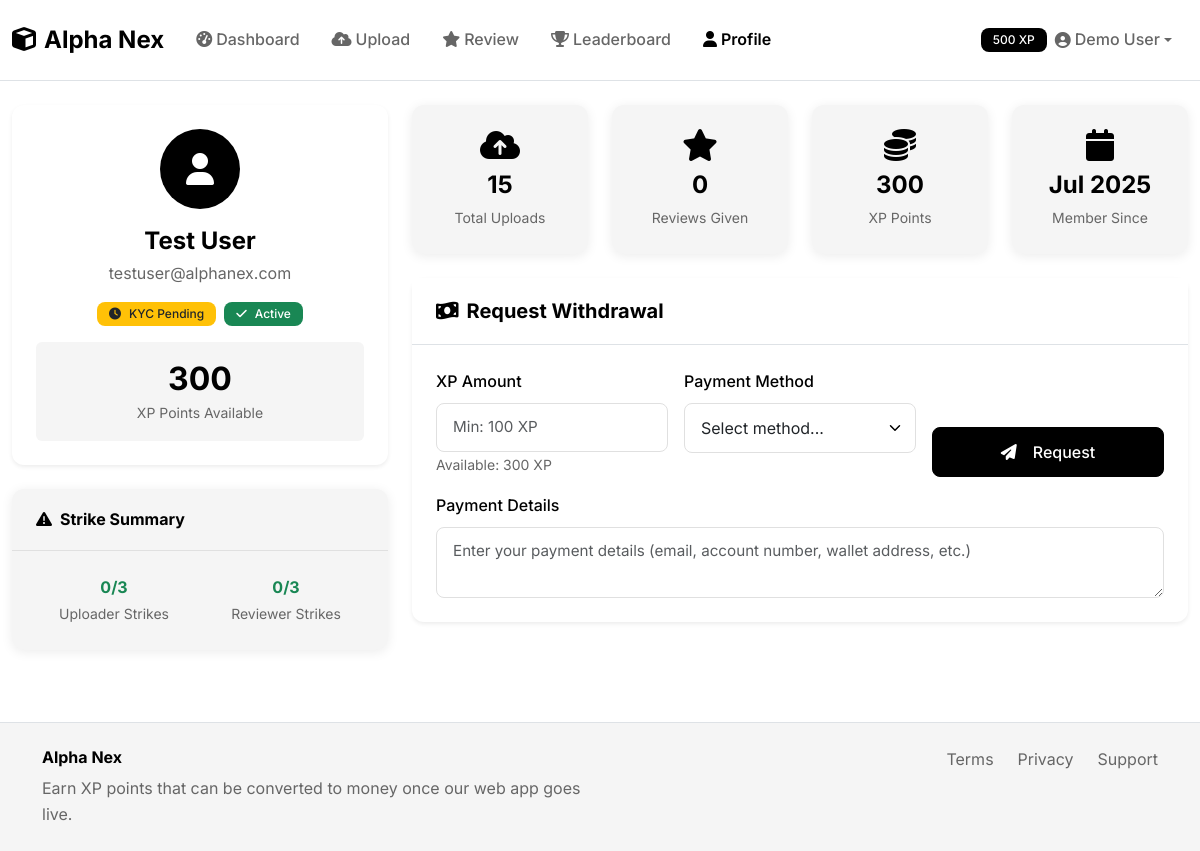
Screenshot of /profile (signed in) with the database file from the repository.
### models.py (models this page shows, shortened)
class User(UserMixin, db.Model):
    id = db.Column(db.Integer, primary_key=True)
    name = db.Column(db.String(100), nullable=False)
    email = db.Column(db.String(120), unique=True, nullable=False)
    password_hash = db.Column(db.String(256), nullable=False)
    is_verified = db.Column(db.Boolean, default=False)
    xp_points = db.Column(db.Integer, default=0)
    uploader_strikes = db.Column(db.Integer, default=0)
    reviewer_strikes = db.Column(db.Integer, default=0)
    is_banned = db.Column(db.Boolean, default=False)
    created_at = db.Column(db.DateTime, default=datetime.utcnow)
    kyc_verified = db.Column(db.Boolean, default=False)
    document_path = db.Column(db.String(255))
    selfie_path = db.Column(db.String(255))
    daily_upload_bytes = db.Column(db.Integer, default=0)
    daily_upload_reset = db.Column(db.DateTime, default=datetime.utcnow)
    current_badge = db.Column(db.String(50), default='New User')
    weekly_xp = db.Column(db.Integer, default=0)
    monthly_xp = db.Column(db.Integer, default=0)
    accuracy_percentage = db.Column(db.Float, default=0.0)
    referral_code = db.Column(db.String(20), unique=True)
    referred_by = db.Column(db.String(20))
    seasonal_badges = db.Column(db.Text)  # JSON string for badge collection
    uploads = db.relationship('Upload', backref='user', lazy=True)
    reviews = db.relationship('Review', backref='reviewer', lazy=True)
    strikes = db.relationship('Strike', backref='user', lazy=True)
    withdrawals = db.relationship('WithdrawalRequest', backref='user', lazy=True)
    contest_entries = db.relationship('ContestEntry', backref='user', lazy=True)

### routes.py (the view)
@app.route('/profile')
def profile():
    demo_user = User.query.filter_by(email='demo@alphanex.com').first()
    if not demo_user:
        return redirect(url_for('dashboard'))
    strikes = Strike.query.filter_by(user_id=demo_user.id)\
                         .order_by(Strike.created_at.desc()).all()
    withdrawals = WithdrawalRequest.query.filter_by(user_id=demo_user.id)\
                                        .order_by(WithdrawalRequest.created_at.desc()).all()
    return render_template('profile.html', strikes=strikes, withdrawals=withdrawals, demo_user=demo_user)

### templates/profile.html (shortened to what this page needs)
{% extends "base.html" %}
{% block content %}
<div class="row">
    <div class="col-lg-4">
        <div class="card border-0 shadow-sm mb-4">
            <div class="card-body text-center">
                <div class="bg-black text-white rounded-circle d-inline-flex align-items-center justify-content-center mb-3"
                     style="width: 80px; height: 80px;">
                    <i class="fas fa-user fa-2x"></i>
                </div>
                <h4 class="fw-bold text-black mb-1">{{ current_user.name }}</h4>
                <p class="text-muted mb-3">{{ current_user.email }}</p>
                <div class="d-flex justify-content-center gap-2 mb-3">
                    {% if current_user.kyc_verified %}
                    <span class="badge bg-success">
                        <i class="fas fa-check-circle me-1"></i>KYC Verified
                    </span>
                    {% else %}
                    <span class="badge bg-warning text-dark">
                        <i class="fas fa-clock me-1"></i>KYC Pending
                    </span>
                    {% endif %}
                    {% if current_user.is_banned %}
                    <span class="badge bg-danger">
                        <i class="fas fa-ban me-1"></i>Banned
                    </span>
                    {% else %}
                    <span class="badge bg-success">
                        <i class="fas fa-check me-1"></i>Active
                    </span>
                    {% endif %}
                </div>
                <div class="bg-light rounded p-3">
                    <h2 class="fw-bold text-black mb-0">{{ current_user.xp_points }}</h2>
                    <small class="text-muted">XP Points Available</small>
                </div>
            </div>
        </div>
        <div class="card border-0 {% if current_user.uploader_strikes > 0 or current_user.reviewer_strikes > 0 %}bg-warning bg-opacity-10 border-warning{% else %}bg-light{% endif %}">
            <div class="card-header bg-transparent">
                <h6 class="fw-bold text-black mb-0">
                    <i class="fas fa-exclamation-triangle me-2"></i>Strike Summary
                </h6>
            </div>
            <div class="card-body">
                <div class="row text-center g-3">
                    <div class="col-6">
                        <div class="fw-bold text-{% if current_user.uploader_strikes >= 3 %}danger{% elif current_user.uploader_strikes > 0 %}warning{% else %}success{% endif %}">
                            {{ current_user.uploader_strikes }}/3
                        </div>
                        <small class="text-muted">Uploader Strikes</small>
                    </div>
                    <div class="col-6">
                        <div class="fw-bold text-{% if current_user.reviewer_strikes >= 3 %}danger{% elif current_user.reviewer_strikes > 0 %}warning{% else %}success{% endif %}">
                            {{ current_user.reviewer_strikes }}/3
                        </div>
                        <small class="text-muted">Reviewer Strikes</small>
                    </div>
                </div>
            </div>
        </div>
    </div>
    <div class="col-lg-8">
        <div class="row g-4 mb-4">
            <div class="col-sm-6 col-lg-3">
                <div class="card border-0 bg-light text-center">
                    <div class="card-body">
                        <i class="fas fa-cloud-upload-alt fa-2x text-black mb-2"></i>
                        <h4 class="fw-bold text-black mb-1">{{ current_user.uploads|length }}</h4>
                        <small class="text-muted">Total Uploads</small>
                    </div>
                </div>
            </div>
            <div class="col-sm-6 col-lg-3">
                <div class="card border-0 bg-light text-center">
                    <div class="card-body">
                        <i class="fas fa-star fa-2x text-black mb-2"></i>
                        <h4 class="fw-bold text-black mb-1">{{ current_user.reviews|length }}</h4>
                        <small class="text-muted">Reviews Given</small>
                    </div>
                </div>
            </div>
            <div class="col-sm-6 col-lg-3">
                <div class="card border-0 bg-light text-center">
                    <div class="card-body">
                        <i class="fas fa-coins fa-2x text-black mb-2"></i>
                        <h4 class="fw-bold text-black mb-1">{{ current_user.xp_points }}</h4>
                        <small class="text-muted">XP Points</small>
                    </div>
                </div>
            </div>
            <div class="col-sm-6 col-lg-3">
                <div class="card border-0 bg-light text-center">
                    <div class="card-body">
                        <i class="fas fa-calendar fa-2x text-black mb-2"></i>
                        <h4 class="fw-bold text-black mb-1">{{ current_user.created_at.strftime('%b %Y') }}</h4>
                        <small class="text-muted">Member Since</small>
                    </div>
                </div>
            </div>
        </div>
        <div class="card border-0 shadow-sm mb-4">
            <div class="card-header bg-white border-bottom">
                <h5 class="fw-bold text-black mb-0">
                    <i class="fas fa-money-bill-wave me-2"></i>Request Withdrawal
                </h5>
            </div>
            <div class="card-body">
                {% if current_user.xp_points >= 100 %}
                <form method="POST" action="{{ url_for('request_withdrawal') }}">
                    <div class="row g-3">
                        <div class="col-md-4">
                            <label class="form-label fw-medium">XP Amount</label>
                            <input type="number" class="form-control" name="amount_xp" min="100" max="{{ current_user.xp_points }}" placeholder="Min: 100 XP">
                            <small class="text-muted">Available: {{ current_user.xp_points }} XP</small>
                        </div>
                        <div class="col-md-4">
                            <label class="form-label fw-medium">Payment Method</label>
                            <select class="form-select" name="payment_method" required>
                                <option value="">Select method...</option>
                            </select>
                        </div>
                        <div class="col-md-4 d-flex align-items-end">
                            <button type="submit" class="btn btn-dark w-100">
                                <i class="fas fa-paper-plane me-2"></i>Request
                            </button>
                        </div>
                    </div>
                    <div class="mt-3">
                        <label class="form-label fw-medium">Payment Details</label>
                        <textarea class="form-control" name="payment_details" rows="2" placeholder="Enter your payment details (email, account number, wallet address, etc.)"></textarea>
                    </div>
                </form>
                {% else %}
                <div class="alert alert-info mb-0">
                    <i class="fas fa-info-circle me-2"></i>
                    Minimum withdrawal amount is 100 XP. You currently have {{ current_user.xp_points }} XP.
                </div>
                {% endif %}
            </div>
        </div>
    </div>
</div>
{% endblock %}

### templates/base.html (shortened to what this page needs)
<!DOCTYPE html>
<html lang="en">
<head>
    <link href="https://cdn.jsdelivr.net/npm/bootstrap@5.3.0/dist/css/bootstrap.min.css" rel="stylesheet">
    <link href="https://cdnjs.cloudflare.com/ajax/libs/font-awesome/6.4.0/css/all.min.css" rel="stylesheet">
    <link href="{{ url_for('static', filename='css/style.css') }}" rel="stylesheet">
</head>
<body>
    <nav class="navbar navbar-expand-lg navbar-light bg-white border-bottom">
        <div class="container-fluid">
            <a class="navbar-brand fw-bold text-black" href="{{ url_for('index') }}">
                <i class="fas fa-cube me-2"></i>Alpha Nex
            </a>
            <div class="collapse navbar-collapse" id="navbarNav">
                <ul class="navbar-nav me-auto">
                    <li class="nav-item">
                        <a class="nav-link" href="{{ url_for('dashboard') }}">
                            <i class="fas fa-tachometer-alt me-1"></i>Dashboard
                        </a>
                    </li>
                    <li class="nav-item">
                        <a class="nav-link" href="{{ url_for('upload_file') }}">
                            <i class="fas fa-cloud-upload-alt me-1"></i>Upload
                        </a>
                    </li>
                    <li class="nav-item">
                        <a class="nav-link" href="{{ url_for('review_content') }}">
                            <i class="fas fa-star me-1"></i>Review
                        </a>
                    </li>
                    <li class="nav-item">
                        <a class="nav-link" href="{{ url_for('leaderboard') }}">
                            <i class="fas fa-trophy me-1"></i>Leaderboard
                        </a>
                    </li>
                    <li class="nav-item">
                        <a class="nav-link" href="{{ url_for('profile') }}">
                            <i class="fas fa-user me-1"></i>Profile
                        </a>
                    </li>
                </ul>
                <ul class="navbar-nav">
                    <li class="nav-item dropdown">
                        <a class="nav-link dropdown-toggle d-flex align-items-center" href="#" role="button" data-bs-toggle="dropdown">
                            <span class="badge bg-dark me-2">{{ demo_user.xp_points if demo_user else 500 }} XP</span>
                            <i class="fas fa-user-circle me-1"></i>{{ demo_user.name if demo_user else 'Demo User' }}
                        </a>
                    </li>
                </ul>
            </div>
        </div>
    </nav>
    <main class="container-fluid py-4">
        {% block content %}{% endblock %}
    </main>
    <footer class="bg-light border-top mt-5 py-4">
        <div class="container">
            <div class="row">
                <div class="col-md-6">
                    <h6 class="fw-bold text-black">Alpha Nex</h6>
                    <p class="text-muted mb-0">Earn XP points that can be converted to money once our web app goes live.</p>
                </div>
                <div class="col-md-6 text-md-end">
                    <div class="d-flex justify-content-md-end gap-4">
                        <a href="#" class="text-decoration-none text-muted">Terms</a>
                        <a href="#" class="text-decoration-none text-muted">Privacy</a>
                        <a href="#" class="text-decoration-none text-muted">Support</a>
                    </div>
                </div>
            </div>
        </div>
    </footer>
</body>
</html>

### rows the page displays
User: xp_points "500", name "Demo User"
User: name "Test User", email "testuser@alphanex.com", xp_points "300", uploader_strikes "0", reviewer_strikes "0", created_at "Jul 2025"

### other values shown
{{ current_user.uploads|length }} "15"
{{ current_user.reviews|length }} "0"
